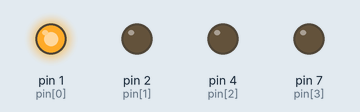
Recording of a sketch running on a simulated Arduino Uno, built with avr-gcc and run on an emulated ATmega328P. Parts: output pins drawn as LEDs (lit = HIGH).

Above: at 0.1 s.
At 3.1 s:
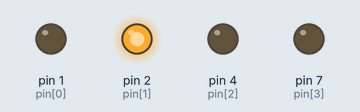
At 9.1 s:
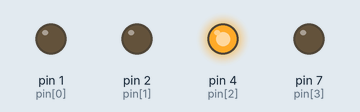
At 18.1 s:
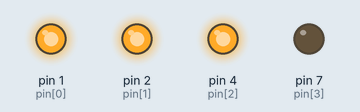
At 27.1 s:
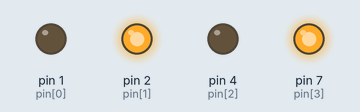
At 36.1 s:
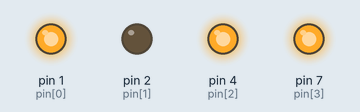
Timing chart, 0 to 40.0 s (numbered marks = the images above):
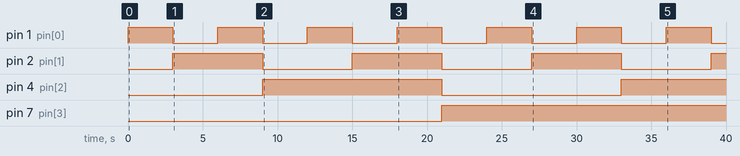

The sketch:

binary_output.ino
```cpp
int pin[] ={1, 2, 4, 7};

void setup() {
  for (int i = 0; i < 4; i++) {
    pinMode(pin[i], OUTPUT);
  }
}

void loop() {

  int s_no = 1, no = 1, rem;
  int cnt = 0;
  while(s_no <= 15){
    cnt = 0;
    no = s_no;
    while(no > 0){
      rem = no%2;
      if(rem == 1){
        digitalWrite(pin[cnt], HIGH);
      }
      if(rem == 0){
        digitalWrite(pin[cnt], LOW);
      }
      cnt += 1;
      no = no / 2;
    }
    delay(3000);

    s_no += 1;
    for(int i=0; i< 4; i++){
      digitalWrite(pin[i], LOW);
    }
  }
}
```

Measured:
- by itself, pin 1 (pin[0]): alternates HIGH for 3.0 s and LOW for 3.0 s
- by itself, pin 2 (pin[1]): alternates HIGH for 6.0 s and LOW for 6.0 s
- by itself, pin 4 (pin[2]): LOW → HIGH at 9.0 s, → LOW 12.0 s later, → HIGH 12.0 s later
- by itself, pin 7 (pin[3]): LOW → HIGH at 21.0 s
